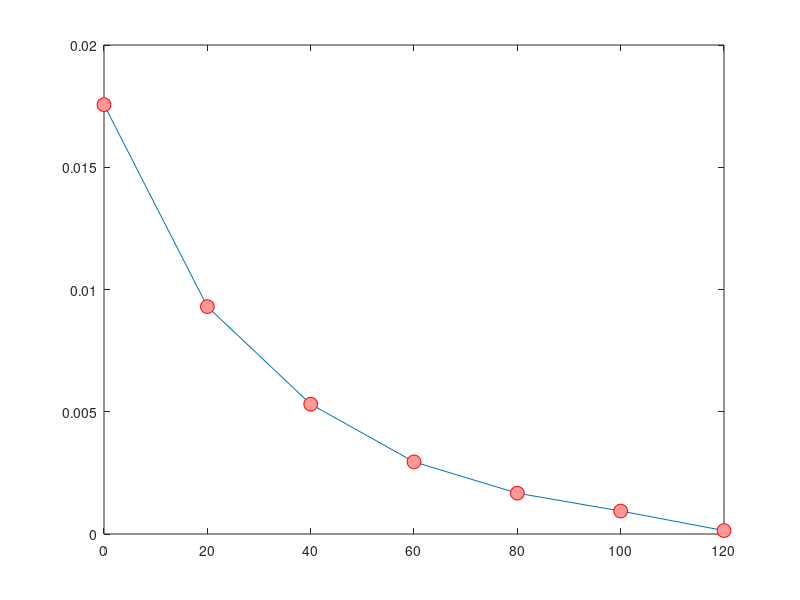

Source code (MATLAB):
t=[0,20,40,60,80,100,120];
c=[0.01756,0.0093,0.00531,0.00295,0.00167,0.00094,0.00014];

n=numel(t);
d=zeros(1,n);
sum=0;

for i=1:n-1
    h=t(i+1)-t(i);
    M=containers.Map(t,c);
    der=(M(t(i+1))-M(t(i)))/h
    d(i)=der;
    sum=sum+der;
end

avg_der=sum/(n-1)
d;

plot(t, c,'-o','MarkerSize',10,...
    'MarkerEdgeColor','red',...
    'MarkerFaceColor',[1 .6 .6]);